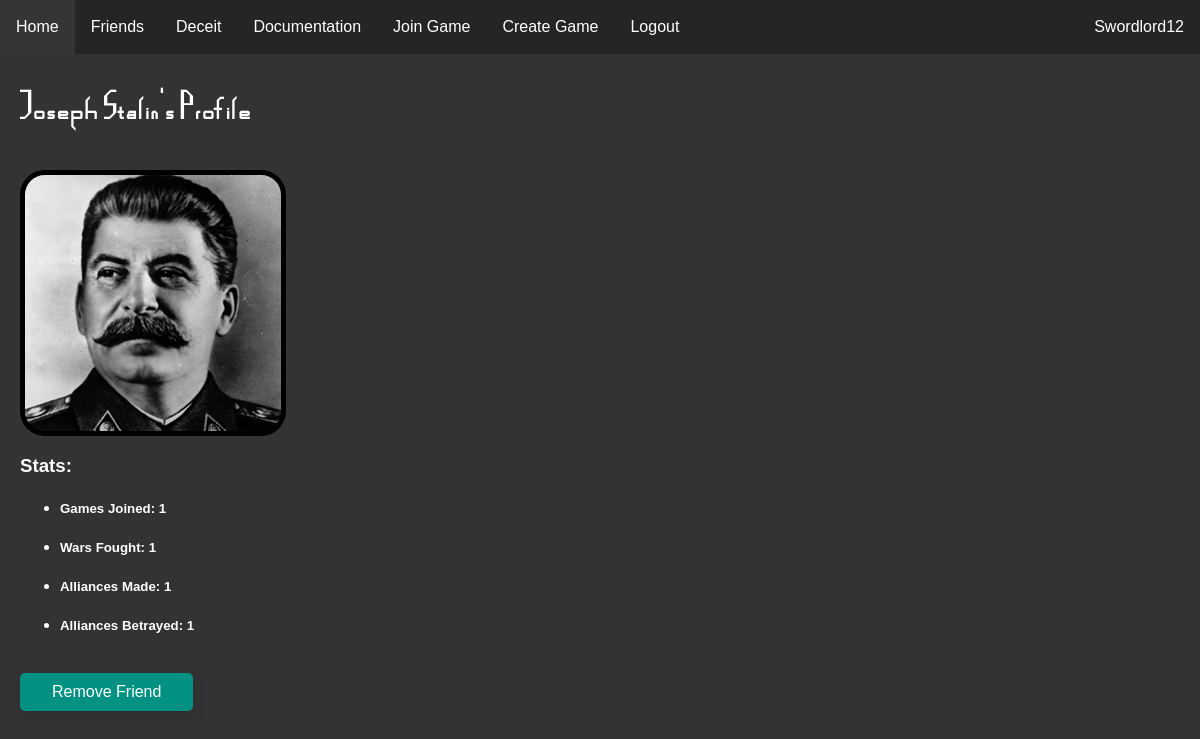
Screenshot of /user/2 (signed in) with the database file from the repository.
### website/models.py (models this page shows)
class User(db.Model, UserMixin):
    id = db.Column(db.Integer, primary_key=True)
    email = db.Column(db.String(150), unique=True)
    password = db.Column(db.String(150))
    username = db.Column(db.String(150))
    pfp = db.Column(db.String(50))
    admin = db.Column(db.String(50))

class StatsAllTime(db.Model):
    id = db.Column(db.Integer, primary_key=True)
    user = db.Column(db.Integer, db.ForeignKey('user.id'), unique=True)
    wins = db.Column(db.Integer)
    total_ally = db.Column(db.Integer)
    total_betray = db.Column(db.Integer)
    total_war = db.Column(db.Integer)
    wars_won = db.Column(db.Integer)
    games_finished = db.Column(db.Integer)
    battles_won = db.Column(db.Integer)
    battles_done = db.Column(db.Integer)
    nukes_dropped = db.Column(db.Integer)
    gov_changes = db.Column(db.Integer)
    worst_defeat_lower = db.Column(db.Integer)
    worst_defeat_higher = db.Column(db.Integer)
    amt_spent_mil = db.Column(db.Integer)
    total_inf_produce = db.Column(db.Integer)

### website/profiles.py (the view, shortened to what this page needs)
@profiles.route('<int:user_id>', methods=['GET', 'POST'])
@login_required
def profile(user_id):
    user = User.query.filter_by(id=user_id).first()
    counter=0
    is_friends = False
    is_friends1 = Friends.query.filter_by(user1=user_id, user2=current_user.id).first()
    is_friends2 = Friends.query.filter_by(user2=user_id, user1=current_user.id).first()
    if is_friends1 != None or is_friends2 != None:
        is_friends = True
    for games in db.session.query(GamesJoined).filter_by(user=user_id):
        counter += 1
    if user == current_user:
        is_current_user = True
    else:
        is_current_user = False
    stats = db.session.query(StatsAllTime).filter_by(user=user_id).first()
    return render_template('profile.html', is_current=is_current_user, user=current_user, player=user, games_joined=counter,
                             is_friends=is_friends, stats=stats)

### website/templates/profile.html (shortened to what this page needs)
{% extends "base.html" %} {% block title %}{{player.username}}'s Profile{% endblock %}
{% block content %}
<head>
    <link rel="stylesheet" type="text/css" href="/static/css/profile.css" />
</head>
<br/>
<h1 id="heading">{{player.username}}'s Profile</h1>
<br/>
<div class="pfp" style="background-image: url({{player.pfp}});">
</div>
<h3>Stats:</h3>
<ul>
    <li><h5>Games Joined: {{ games_joined }}</h5></li>
    <li><h5>Wars Fought: {{ stats.total_war }}</h5></li>
    <li><h5>Alliances Made: {{ stats.total_ally }}</h5></li>
    <li><h5>Alliances Betrayed: {{ stats.total_betray }}</h5></li>
</ul>
<br/>
{% if not is_current %}
    {% if is_friends %}
        <form method="POST">
            <button class="button-main" id = "Remove Friend" type="submit" value="Remove Friend">Remove Friend</button>
        </form>
    {% endif %}
{% endif %}
{% endblock %}

### website/templates/base.html (shortened to what this page needs)
<!DOCTYPE html>
<html lang="en">
<head>
    <link rel="stylesheet" type="text/css" href="/static/css/main.css" />
</head>
<body>
    <ul class="navbar">
      {% if user.is_authenticated %}
      <li><a class="nav-item nav-link" id="home" href="/">Home</a></li>
      <li><a class="nav-item nav-link" id="friends" href="/user/friends">Friends</a></li>
      <li><a class="nav-item nav-link" id="deceit" href="/deceit">Deceit</a></li>
      <li><a class="nav-item nav-link" id="docs" href="/docs/">Documentation</a></li>
      <li><a class="nav-item nav-link" id="join_game" href="/join-game">Join Game</a></li>
      <li><a class="nav-item nav-link" id="create_game" href="/create-game">Create Game</a></li>
      <li><a class="nav-item nav-link" id="logout" href="/logout">Logout</a></li>
      <li><a class="nav-user nav-link" id="user_link" href="{{url_for('profiles.profile', user_id=user.id)}}">{{ user.username }}</a></li>
      {% else %}
      <li><a class="nav-item nav-link" id="login" href="/login">Login</a></li>
      <li><a class="nav-item nav-link" id="signUp" href="/sign-up">Sign Up</a></li>
      {% endif %}
    </ul>
    <div id="main_div">
    <div class="container">
        {% block content %}
        {% endblock %}
    </div>
    </div>
</body>
</html>

### website/static/css/main.css (style rules this page uses)
#main_div { margin-top: 30px; padding: 20px; }
h1 { font-family: MapGame; letter-spacing: 2px; }
body { margin: 0px; background-color: #333333; color: white; }
.navbar { list-style-type: none; margin: 0; padding: 0; overflow: hidden; background-color: #252525; position: fixed; top: 0; width: 100%; }
.nav-item { float: left; }
.nav-user { float:right; }
.nav-link { display: block; color: white; text-align: center; padding: 18px 16px; text-decoration: none; }
.pfp { width: 64px; height: 64px; }
.button-main { background-color: rgb(0, 145, 130); border: none; color: white; padding: 10px 32px; text-align: center; text-decoration: none; display: inline-block; font-size: 16px; border-radius: 5px; transition-duration: 0.4s; box-shadow: 0px 8px 15px rgba(0, 0, 0, 0.1); cursor: pointer; }
html { font-family: Arial, Helvetica, sans-serif; }

### website/static/css/profile.css (style rules this page uses)
.pfp { width: 256px; height: 256px; border: 5px solid #000000; border-radius: 25px; }

### rows the page displays
User: username "Swordlord12"
User: username "Joseph Stalin", pfp (picture)
StatsAllTime: total_war "1", total_ally "1", total_betray "1"

### other values shown
{{ games_joined }} "1"
